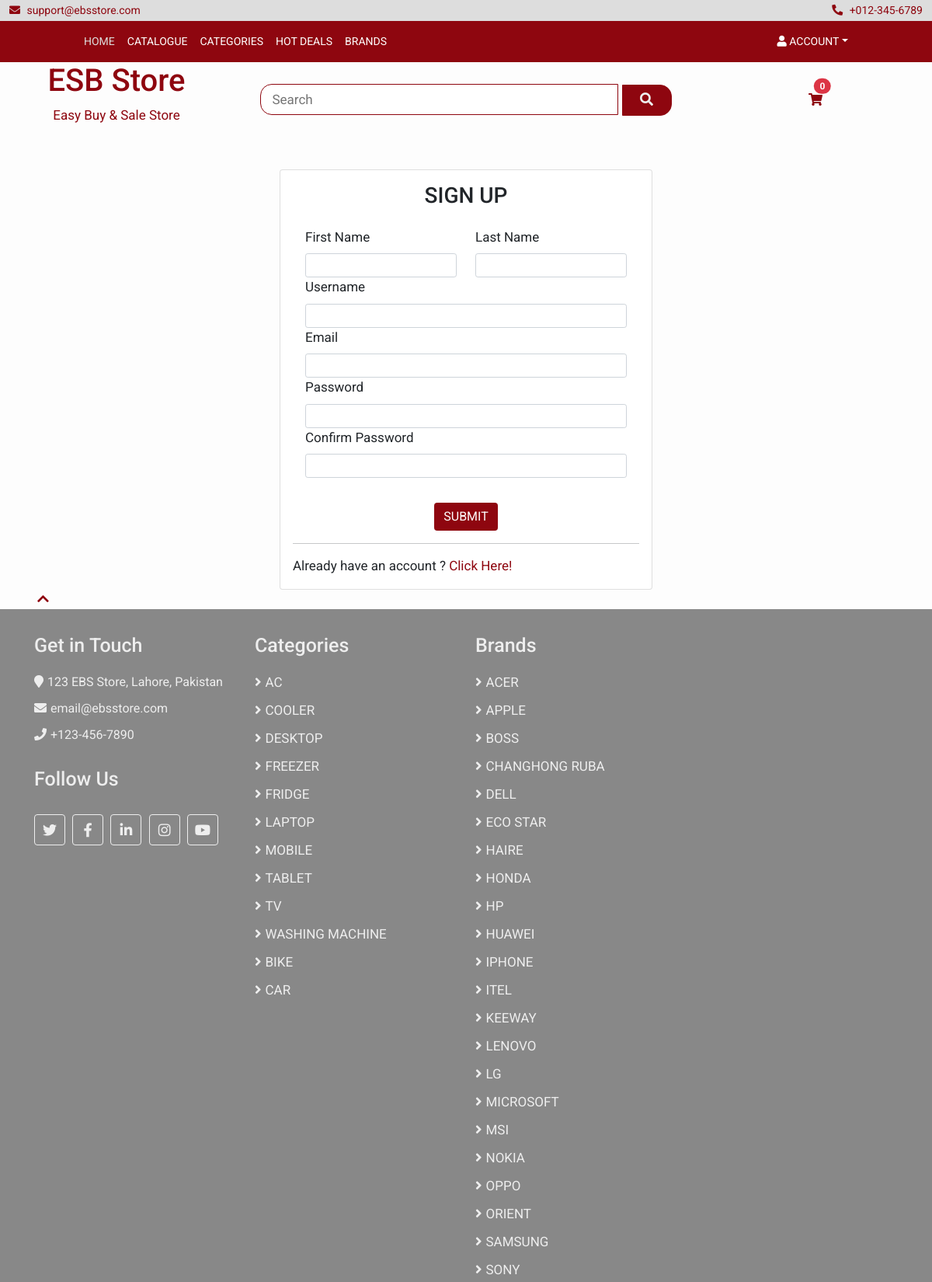
Screenshot of /register/ (upper part) with the database file from the repository.
### store/models.py (models this page shows, shortened)
class Category(models.Model):
    title = models.CharField(max_length=255, unique=True)
    image = models.ImageField(upload_to='uploads/', null=True, blank=True, verbose_name="")

class Brand(models.Model):
    title = models.CharField(max_length=255)
    image = models.ImageField(upload_to='logos/', null=True, blank=True, verbose_name="")

### account/views.py (the view)
# urls.py: path('register/', views.register_view, name="register"),
def register_view(request):
    msg = None
    if request.method == 'POST':
        form = SignUpForm(request.POST)
        if form.is_valid():
            user = form.save()
            messages.info(request, "Your Account has been Registered Successful!")
            return redirect('login_view')
        else:
            messages.warning(request, "The form is not valid. Please Try Again.. ")
    else:
        form = SignUpForm()
    return render(request, 'auth/register.html',{'form': form, 'msg': msg})

### account/forms.py (shortened to what this page needs)
class SignUpForm(UserCreationForm):
    class Meta:
        model=User
        fields = ('first_name', 'last_name', 'username','email',  'password1', 'password2')
    def __init__(self, *args, **kwargs):
        super(SignUpForm, self).__init__(*args, **kwargs)
        self.fields['first_name'].widget.attrs['class'] = 'form-control form-control-sm'
        self.fields['last_name'].widget.attrs['class'] = 'form-control form-control-sm'
        self.fields['username'].widget.attrs['class'] = 'form-control form-control-sm'
        self.fields['email'].widget.attrs['class'] = 'form-control form-control-sm'
        self.fields['password1'].widget.attrs['class'] = 'form-control form-control-sm'
        self.fields['password1'].widget.attrs['lable'] = 'Password'
        self.fields['password2'].widget.attrs['class'] = 'form-control form-control-sm'
        self.fields['password2'].widget.attrs['lable'] = 'Confirm Password '

### cart/cart.py (called while the page is built)
    def total_items(self):
        return len(self.cart)

### cart/context_processor.py (called while the page is built)
def cart(request):
    return {'cart': Cart(request)}

### store/context_processor.py (called while the page is built)
def categories(request):
    categories = Category.objects.all()
    return {'categories': categories}

def brands(request):
    brands = Brand.objects.all()
    return {'brands': brands}

### templates/auth/register.html (shortened to what this page needs)
{% extends "base.html" %} {% block content %}
<div class="container">
  <div class ="card p-3 mx-auto d-block"  style="width: 30rem;">
    <h3 class="card-title text-center text-uppercase">Sign Up</h3>
    <div class="card-body">
      <form action="{% url "register" %}" method="POST" enctype="multipart/form-data">
          <div class="row">
            <div class="col">
              <label for="first_name" class="form-label">First Name</label>
              {{form.first_name}}
            </div>
            <div class="col">
              <label for="last_name" class="form-label">Last Name</label>
              {{form.last_name}}
            </div>
          </div>
          <div class="row ">
            <div class="col">
              <label for="username" class="form-label">Username</label>
                {{form.username}}
            </div>
          </div>
          <div class="row ">
            <div class="col">
              <label for="email" class="form-label">Email</label>
                {{form.email}}
            </div>
          </div>
          <div class="row ">
            <div class="col">
              <label for="password1" class="form-label">Password</label>
                {{form.password1}}
            </div>
          </div>
          <div class="row ">
            <div class="col">
              <label for="password2" class="form-label">Confirm Password</label>
                {{form.password2}}
            </div>
          </div>
          </div>
          <button
                type="submit"
                class="btn btn-success text-uppercase mx-auto d-block"
                style="background: #8e060f; border: #8e060f; margin:1rem"
                >Submit</button
              >
        <hr />
        <span>
          Already have an account ?
          <a href="{% url 'login_view'%}">Click Here!</a>
        </span>
      </div>
    </div>
</div>
{%endblock%}

### templates/components/footer.html (shortened to what this page needs)
<div class="footer">
            <div class="container-fluid">
                <div class="row">
                    <div class="col-lg-3 col-md-6">
                        <div class="footer-widget">
                            <h2>Get in Touch</h2>
                            <div class="contact-info">
                                <p><i class="fa fa-map-marker"></i>123 EBS Store, Lahore, Pakistan</p>
                                <p><i class="fa fa-envelope"></i>email@ebsstore.com</p>
                                <p><i class="fa fa-phone"></i>+123-456-7890</p>
                            </div>
                        </div>
                        <div class="footer-widget">
                            <h2>Follow Us</h2>
                            <div class="contact-info">
                                 <div class="social">
                                    <a href=""><i class="fab fa-twitter"></i></a>
                                    <a href=""><i class="fab fa-facebook-f"></i></a>
                                    <a href=""><i class="fab fa-linkedin-in"></i></a>
                                    <a href=""><i class="fab fa-instagram"></i></a>
                                    <a href=""><i class="fab fa-youtube"></i></a>
                                </div>
                            </div>
                        </div>
                    </div>
                    <div class="col-lg-3 col-md-6">
                        <div class="footer-widget">
                            <h2>Categories</h2>
                            <ul>
                                {% for category in categories%}
                                <li style="text-transform: uppercase"><a href="#">{{category.title}}</a></li>
                                {% endfor%}
                            </ul>
                        </div>
                    </div>
                    <div class="col-lg-3 col-md-6">
                        <div class="footer-widget">
                            <h2>Brands </h2>
                            <ul>
                                 {% for brand in brands%}
                                <li style="text-transform: uppercase"><a href="#">{{brand.title}}</a></li>
                                {% endfor%}
                            </ul>
                        </div>
                    </div>
                </div>
            </div>
        </div>

### static/css/main.css (style rules this page uses)
:root { --primary: #8e060f; --white: #ffffff; }
body { font-family: "Roboto", sans-serif; overflow-x: hidden; font-size: 17px; background-color: #fdfdfd; }
a { color: #8e060f; outline: none; text-decoration: none; }
.footer { position: relative; padding: 2rem; background: #888; color:#eee; }
.footer .footer-widget { position: relative; width: 100%; margin-bottom: 30px; }
.footer .footer-widget h2 { font-size: 25px; white-space: nowrap; margin-bottom: 20px; }
.footer .footer-widget ul { margin: 0; padding: 0; list-style: none; }
.footer .footer-widget ul li { margin-bottom: 12px; }
.footer .footer-widget ul li:last-child { margin-bottom: 0; }
.footer .footer-widget ul li a { color: #eee; white-space: nowrap; display: block; line-height: 23px; transition: all .3s; }
.footer .footer-widget ul li a::before { content: '\f105'; font-family: 'Font Awesome 5 Free'; font-weight: 900; padding-right: 5px; }
.footer .contact-info p { margin-bottom: 10px; font-size: 16px; }
.footer .contact-info p i { margin-right: 5px; }
.footer .social { position: relative; width: 100%; }
.footer .social a { display: inline-block; margin: 10px 5px 0 0; width: 40px; height: 40px; padding: 6px 0; text-align: center; font-size: 18px; color: #eee; border: 1px solid #eee; border-radius: 4px; transition: all .3s; }
.footer .social i { color: #eee; }

### rows the page displays
Category: title "AC"
Category: title "COOLER"
Category: title "DESKTOP"
Category: title "FREEZER"
Category: title "FRIDGE"
Category: title "LAPTOP"
Category: title "MOBILE"
Category: title "TABLET"
Category: title "TV"
Category: title "WASHING MACHINE"
Category: title "BIKE"
Category: title "CAR"
Brand: title "ACER"
Brand: title "APPLE"
Brand: title "BOSS"
Brand: title "CHANGHONG RUBA"
Brand: title "DELL"
Brand: title "ECO STAR"
Brand: title "HAIRE"
Brand: title "HONDA"
Brand: title "HP"
Brand: title "HUAWEI"
Brand: title "IPHONE"
Brand: title "ITEL"
Brand: title "KEEWAY"
Brand: title "LENOVO"
Brand: title "LG"
Brand: title "MICROSOFT"
Brand: title "MSI"
Brand: title "NOKIA"
Brand: title "OPPO"
Brand: title "ORIENT"
Brand: title "SAMSUNG"
Brand: title "SONY"

### other values shown
{{ cart.total_items }} "0"
